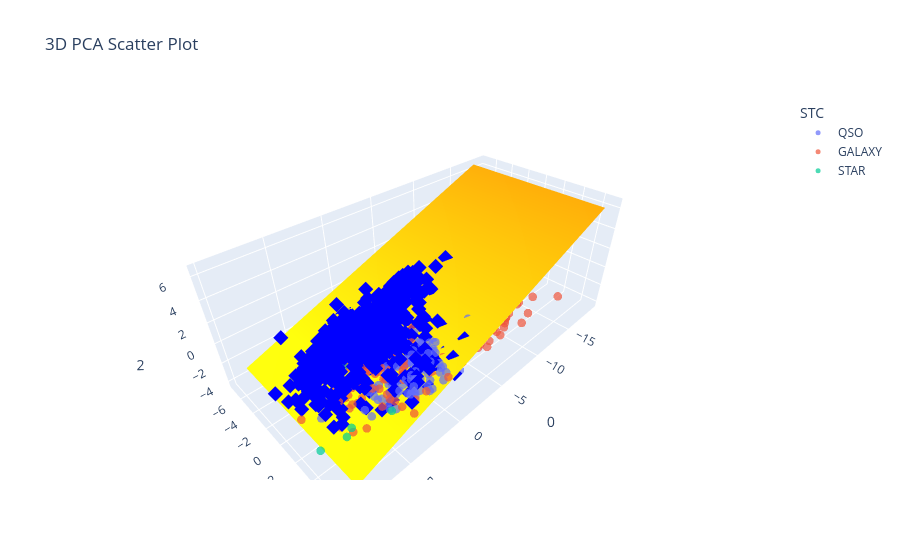

Notebook source saved alongside this figure:
### Code cell
import plotly.express as px
import pandas as pd
import numpy as np
import plotly.graph_objects as go

# Create a 3D PCA scatter plot
fig = px.scatter_3d(
    pca_df, 
    x=0, 
    y=1, 
    z=2, 
    color="STC",  # Color by Spectral Type Classification
    opacity=0.7,
    title="3D PCA Scatter Plot",
    labels={0: "PCA 1", 1: "PCA 2", 2: "PCA 3"},
)

# Highlight mismatched QSOs
fig.add_trace(
    px.scatter_3d(
        mismatched_qso, 
        x=0, 
        y=1, 
        z=2, 
        color_discrete_sequence=["blue"], 
        symbol_sequence=["diamond"], 
        opacity=1
    ).data[0]
)

fig.update_traces(marker=dict(size=5))

# Define plane dimensions
x_range = np.linspace(pca_df[0].min(), pca_df[0].max(), 10)
y_range = np.linspace(pca_df[1].min(), pca_df[1].max(), 10)
X, Y = np.meshgrid(x_range, y_range)

Z = np.zeros_like(X)  # Initial plane at PCA 3 = 0

# Rotation angle about Y-axis (in radians)
theta_y = np.pi / 9  # 45 degrees

# Apply Y-axis rotation (affects X and Z)
X_rot = X * np.cos(theta_y) + Z * np.sin(theta_y)
Z_rot = -X * np.sin(theta_y) + Z * np.cos(theta_y)

# Create rotated plane trace
plane_trace = go.Surface(
    x=X_rot, 
    y=Y,  # Y remains unchanged
    z=Z_rot, 
    colorscale=[(0, "yellow"), (1, "orange")],  
    showscale=False,
    opacity=1
)

# Add the rotated plane to the figure
fig.add_trace(plane_trace)

fig.show()

### Figure 1 — Plotly figure (JSON) as saved in the notebook; plotly's stock layout.template omitted (floating-point values rounded to 4 significant figures; data arrays with more than 128 entries replaced by an {"elided": "..."} marker saying what was removed)
{"data": [{"hovertemplate": "STC=QSO<br>0=%{x}<br>1=%{y}<br>2=%{z}<extra></extra>", "legendgroup": "QSO", "marker": {"color": "#636efa", "opacity": 0.7, "size": 5, "symbol": "circle"}, "mode": "markers", "name": "QSO", "scene": "scene", "showlegend": true, "type": "scatter3d", "x": {"elided": "374 float values"}, "y": {"elided": "374 float values"}, "z": {"elided": "374 float values"}}, {"hovertemplate": "STC=GALAXY<br>0=%{x}<br>1=%{y}<br>2=%{z}<extra></extra>", "legendgroup": "GALAXY", "marker": {"color": "#EF553B", "opacity": 0.7, "size": 5, "symbol": "circle"}, "mode": "markers", "name": "GALAXY", "scene": "scene", "showlegend": true, "type": "scatter3d", "x": {"elided": "2005 float values"}, "y": {"elided": "2005 float values"}, "z": {"elided": "2005 float values"}}, {"hovertemplate": "STC=STAR<br>0=%{x}<br>1=%{y}<br>2=%{z}<extra></extra>", "legendgroup": "STAR", "marker": {"color": "#00cc96", "opacity": 0.7, "size": 5, "symbol": "circle"}, "mode": "markers", "name": "STAR", "scene": "scene", "showlegend": true, "type": "scatter3d", "x": [9.575, 4.771, 7.994, 7.517, 4.511, 4.342], "y": [4.332, 5.658, 5.039, 4.952, -0.03366, -1.719], "z": [-1.843, -1.005, -1.298, -0.9165, -1.076, -1.924]}, {"hovertemplate": "0=%{x}<br>1=%{y}<br>2=%{z}<extra></extra>", "legendgroup": "", "marker": {"color": "blue", "opacity": 1, "size": 5, "symbol": "diamond"}, "mode": "markers", "name": "", "scene": "scene", "showlegend": false, "type": "scatter3d", "x": {"elided": "637 float values"}, "y": {"elided": "637 float values"}, "z": {"elided": "637 float values"}}, {"colorscale": [[0, "yellow"], [1, "orange"]], "opacity": 1, "showscale": false, "type": "surface", "x": [[-17.94, -14.95, -11.95, -8.959, -5.967, -2.974, 0.01915, 3.012, 6.005, 8.998], [-17.94, -14.95, -11.95, -8.959, -5.967, -2.974, 0.01915, 3.012, 6.005, 8.998], [-17.94, -14.95, -11.95, -8.959, -5.967, -2.974, 0.01915, 3.012, 6.005, 8.998], [-17.94, -14.95, -11.95, -8.959, -5.967, -2.974, 0.01915, 3.012, 6.005, 8.998], [-17.94, -14.95, -11.95, -8.959, -5.967, -2.974, 0.01915, 3.012, 6.005, 8.998], [-17.94, -14.95, -11.95, -8.959, -5.967, -2.974, 0.01915, 3.012, 6.005, 8.998], [-17.94, -14.95, -11.95, -8.959, -5.967, -2.974, 0.01915, 3.012, 6.005, 8.998], [-17.94, -14.95, -11.95, -8.959, -5.967, -2.974, 0.01915, 3.012, 6.005, 8.998], [-17.94, -14.95, -11.95, -8.959, -5.967, -2.974, 0.01915, 3.012, 6.005, 8.998], [-17.94, -14.95, -11.95, -8.959, -5.967, -2.974, 0.01915, 3.012, 6.005, 8.998]], "y": [[-7.326, -7.326, -7.326, -7.326, -7.326, -7.326, -7.326, -7.326, -7.326, -7.326], [-5.721, -5.721, -5.721, -5.721, -5.721, -5.721, -5.721, -5.721, -5.721, -5.721], [-4.117, -4.117, -4.117, -4.117, -4.117, -4.117, -4.117, -4.117, -4.117, -4.117], [-2.512, -2.512, -2.512, -2.512, -2.512, -2.512, -2.512, -2.512, -2.512, -2.512], [-0.9076, -0.9076, -0.9076, -0.9076, -0.9076, -0.9076, -0.9076, -0.9076, -0.9076, -0.9076], [0.697, 0.697, 0.697, 0.697, 0.697, 0.697, 0.697, 0.697, 0.697, 0.697], [2.302, 2.302, 2.302, 2.302, 2.302, 2.302, 2.302, 2.302, 2.302, 2.302], [3.906, 3.906, 3.906, 3.906, 3.906, 3.906, 3.906, 3.906, 3.906, 3.906], [5.511, 5.511, 5.511, 5.511, 5.511, 5.511, 5.511, 5.511, 5.511, 5.511], [7.115, 7.115, 7.115, 7.115, 7.115, 7.115, 7.115, 7.115, 7.115, 7.115]], "z": [[6.529, 5.44, 4.35, 3.261, 2.172, 1.082, -0.006971, -1.096, -2.186, -3.275], [6.529, 5.44, 4.35, 3.261, 2.172, 1.082, -0.006971, -1.096, -2.186, -3.275], [6.529, 5.44, 4.35, 3.261, 2.172, 1.082, -0.006971, -1.096, -2.186, -3.275], [6.529, 5.44, 4.35, 3.261, 2.172, 1.082, -0.006971, -1.096, -2.186, -3.275], [6.529, 5.44, 4.35, 3.261, 2.172, 1.082, -0.006971, -1.096, -2.186, -3.275], [6.529, 5.44, 4.35, 3.261, 2.172, 1.082, -0.006971, -1.096, -2.186, -3.275], [6.529, 5.44, 4.35, 3.261, 2.172, 1.082, -0.006971, -1.096, -2.186, -3.275], [6.529, 5.44, 4.35, 3.261, 2.172, 1.082, -0.006971, -1.096, -2.186, -3.275], [6.529, 5.44, 4.35, 3.261, 2.172, 1.082, -0.006971, -1.096, -2.186, -3.275], [6.529, 5.44, 4.35, 3.261, 2.172, 1.082, -0.006971, -1.096, -2.186, -3.275]]}], "layout": {"legend": {"title": {"text": "STC"}, "tracegroupgap": 0}, "scene": {"domain": {"x": [0, 1], "y": [0, 1]}, "xaxis": {"title": {"text": "0"}}, "yaxis": {"title": {"text": "1"}}, "zaxis": {"title": {"text": "2"}}}, "title": {"text": "3D PCA Scatter Plot"}}}
